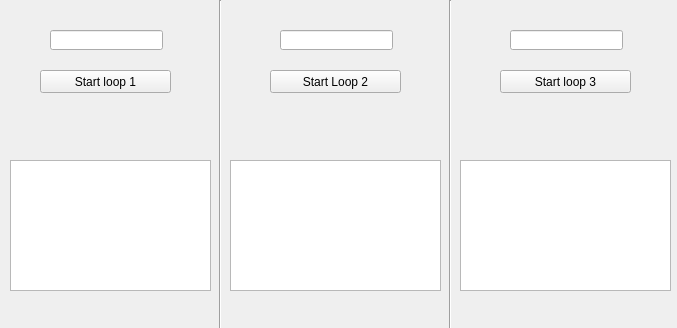
<?xml version="1.0" encoding="UTF-8"?>
<ui version="4.0">
 <class>MainWindow</class>
 <widget class="QMainWindow" name="MainWindow">
  <property name="geometry">
   <rect>
    <x>0</x>
    <y>0</y>
    <width>677</width>
    <height>328</height>
   </rect>
  </property>
  <property name="windowTitle">
   <string>MainWindow</string>
  </property>
  <property name="tabShape">
   <enum>QTabWidget::Rounded</enum>
  </property>
  <widget class="QWidget" name="centralwidget">
   <widget class="Line" name="line">
    <property name="geometry">
     <rect>
      <x>210</x>
      <y>0</y>
      <width>20</width>
      <height>341</height>
     </rect>
    </property>
    <property name="orientation">
     <enum>Qt::Vertical</enum>
    </property>
   </widget>
   <widget class="Line" name="line_2">
    <property name="geometry">
     <rect>
      <x>440</x>
      <y>0</y>
      <width>20</width>
      <height>341</height>
     </rect>
    </property>
    <property name="orientation">
     <enum>Qt::Vertical</enum>
    </property>
   </widget>
   <widget class="QPushButton" name="pushButton">
    <property name="geometry">
     <rect>
      <x>40</x>
      <y>70</y>
      <width>131</width>
      <height>23</height>
     </rect>
    </property>
    <property name="text">
     <string>Start loop 1</string>
    </property>
   </widget>
   <widget class="QPushButton" name="pushButton_2">
    <property name="geometry">
     <rect>
      <x>270</x>
      <y>70</y>
      <width>131</width>
      <height>23</height>
     </rect>
    </property>
    <property name="text">
     <string>Start Loop 2</string>
    </property>
   </widget>
   <widget class="QPushButton" name="pushButton_3">
    <property name="geometry">
     <rect>
      <x>500</x>
      <y>70</y>
      <width>131</width>
      <height>23</height>
     </rect>
    </property>
    <property name="text">
     <string>Start loop 3</string>
    </property>
   </widget>
   <widget class="QTextBrowser" name="textBrowser">
    <property name="geometry">
     <rect>
      <x>10</x>
      <y>160</y>
      <width>201</width>
      <height>131</height>
     </rect>
    </property>
   </widget>
   <widget class="QTextBrowser" name="textBrowser_2">
    <property name="geometry">
     <rect>
      <x>230</x>
      <y>160</y>
      <width>211</width>
      <height>131</height>
     </rect>
    </property>
   </widget>
   <widget class="QTextBrowser" name="textBrowser_3">
    <property name="geometry">
     <rect>
      <x>460</x>
      <y>160</y>
      <width>211</width>
      <height>131</height>
     </rect>
    </property>
   </widget>
   <widget class="QLineEdit" name="lineEdit">
    <property name="geometry">
     <rect>
      <x>50</x>
      <y>30</y>
      <width>113</width>
      <height>20</height>
     </rect>
    </property>
   </widget>
   <widget class="QLineEdit" name="lineEdit_2">
    <property name="geometry">
     <rect>
      <x>280</x>
      <y>30</y>
      <width>113</width>
      <height>20</height>
     </rect>
    </property>
   </widget>
   <widget class="QLineEdit" name="lineEdit_3">
    <property name="geometry">
     <rect>
      <x>510</x>
      <y>30</y>
      <width>113</width>
      <height>20</height>
     </rect>
    </property>
   </widget>
  </widget>
  <widget class="QMenuBar" name="menuBar">
   <property name="geometry">
    <rect>
     <x>0</x>
     <y>0</y>
     <width>677</width>
     <height>21</height>
    </rect>
   </property>
   <property name="defaultUp">
    <bool>false</bool>
   </property>
   <property name="nativeMenuBar">
    <bool>false</bool>
   </property>
  </widget>
  <action name="actionExit">
   <property name="checkable">
    <bool>false</bool>
   </property>
   <property name="text">
    <string>Exit</string>
   </property>
  </action>
 </widget>
 <resources/>
 <connections/>
</ui>
